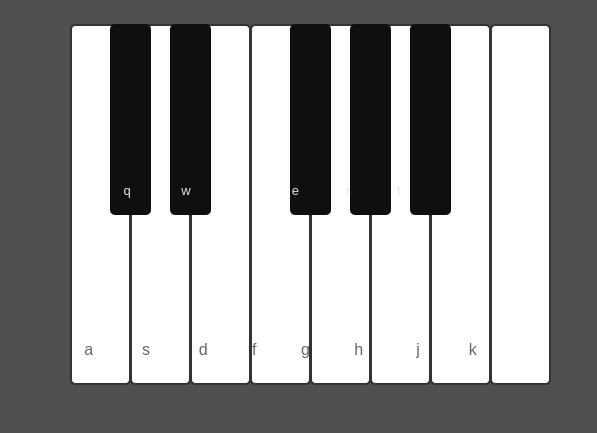
<?xml version="1.0" encoding="UTF-8"?>
<ui version="4.0">
 <class>MainWindow</class>
 <widget class="QMainWindow" name="MainWindow">
  <property name="geometry">
   <rect>
    <x>0</x>
    <y>0</y>
    <width>597</width>
    <height>433</height>
   </rect>
  </property>
  <property name="windowTitle">
   <string>MainWindow</string>
  </property>
  <property name="styleSheet">
   <string notr="true">background-color: rgb(79, 79, 79)</string>
  </property>
  <widget class="QWidget" name="centralwidget">
   <widget class="QPushButton" name="do_2">
    <property name="geometry">
     <rect>
      <x>70</x>
      <y>24</y>
      <width>61</width>
      <height>361</height>
     </rect>
    </property>
    <property name="styleSheet">
     <string notr="true">background: white;
border: 2px solid rgb(51, 51, 54);
color: rgb(202, 202, 202);
border-radius: 5px</string>
    </property>
    <property name="text">
     <string/>
    </property>
   </widget>
   <widget class="QPushButton" name="re">
    <property name="geometry">
     <rect>
      <x>130</x>
      <y>24</y>
      <width>61</width>
      <height>361</height>
     </rect>
    </property>
    <property name="styleSheet">
     <string notr="true">background: white;
border: 2px solid rgb(51, 51, 54);
color: rgb(202, 202, 202);
border-radius: 5px</string>
    </property>
    <property name="text">
     <string/>
    </property>
   </widget>
   <widget class="QPushButton" name="mi">
    <property name="geometry">
     <rect>
      <x>190</x>
      <y>24</y>
      <width>61</width>
      <height>361</height>
     </rect>
    </property>
    <property name="styleSheet">
     <string notr="true">background: white;
border: 2px solid rgb(51, 51, 54);
color: rgb(202, 202, 202);
border-radius: 5px</string>
    </property>
    <property name="text">
     <string/>
    </property>
   </widget>
   <widget class="QPushButton" name="fa">
    <property name="geometry">
     <rect>
      <x>250</x>
      <y>24</y>
      <width>61</width>
      <height>361</height>
     </rect>
    </property>
    <property name="styleSheet">
     <string notr="true">background: white;
border: 2px solid rgb(51, 51, 54);
color: rgb(202, 202, 202);
border-radius: 5px</string>
    </property>
    <property name="text">
     <string/>
    </property>
   </widget>
   <widget class="QPushButton" name="sol">
    <property name="geometry">
     <rect>
      <x>310</x>
      <y>24</y>
      <width>61</width>
      <height>361</height>
     </rect>
    </property>
    <property name="styleSheet">
     <string notr="true">background: white;
border: 2px solid rgb(51, 51, 54);
color: rgb(202, 202, 202);
border-radius: 5px</string>
    </property>
    <property name="text">
     <string/>
    </property>
   </widget>
   <widget class="QPushButton" name="la">
    <property name="geometry">
     <rect>
      <x>370</x>
      <y>24</y>
      <width>61</width>
      <height>361</height>
     </rect>
    </property>
    <property name="styleSheet">
     <string notr="true">background: white;
border: 2px solid rgb(51, 51, 54);
color: rgb(202, 202, 202);
border-radius: 5px</string>
    </property>
    <property name="text">
     <string/>
    </property>
   </widget>
   <widget class="QPushButton" name="si">
    <property name="geometry">
     <rect>
      <x>430</x>
      <y>24</y>
      <width>61</width>
      <height>361</height>
     </rect>
    </property>
    <property name="styleSheet">
     <string notr="true">background: white;
border: 2px solid rgb(51, 51, 54);
color: rgb(202, 202, 202);
border-radius: 5px</string>
    </property>
    <property name="text">
     <string/>
    </property>
   </widget>
   <widget class="QPushButton" name="do2">
    <property name="geometry">
     <rect>
      <x>490</x>
      <y>24</y>
      <width>61</width>
      <height>361</height>
     </rect>
    </property>
    <property name="styleSheet">
     <string notr="true">background: white;
border: 2px solid rgb(51, 51, 54);
color: rgb(202, 202, 202);
border-radius: 5px</string>
    </property>
    <property name="text">
     <string/>
    </property>
   </widget>
   <widget class="QPushButton" name="dodiez">
    <property name="geometry">
     <rect>
      <x>110</x>
      <y>24</y>
      <width>41</width>
      <height>191</height>
     </rect>
    </property>
    <property name="styleSheet">
     <string notr="true">background-color: rgb(15, 15, 16);
border-radius: 5px</string>
    </property>
    <property name="text">
     <string/>
    </property>
   </widget>
   <widget class="QPushButton" name="rediez">
    <property name="geometry">
     <rect>
      <x>170</x>
      <y>24</y>
      <width>41</width>
      <height>191</height>
     </rect>
    </property>
    <property name="styleSheet">
     <string notr="true">background-color: rgb(15, 15, 16);
border-radius: 5px</string>
    </property>
    <property name="text">
     <string/>
    </property>
   </widget>
   <widget class="QPushButton" name="fadiez">
    <property name="geometry">
     <rect>
      <x>290</x>
      <y>24</y>
      <width>41</width>
      <height>191</height>
     </rect>
    </property>
    <property name="styleSheet">
     <string notr="true">background-color: rgb(15, 15, 16);
border-radius: 5px</string>
    </property>
    <property name="text">
     <string/>
    </property>
   </widget>
   <widget class="QPushButton" name="soldiez">
    <property name="geometry">
     <rect>
      <x>350</x>
      <y>24</y>
      <width>41</width>
      <height>191</height>
     </rect>
    </property>
    <property name="styleSheet">
     <string notr="true">background-color: rgb(15, 15, 16);
border-radius: 5px</string>
    </property>
    <property name="text">
     <string/>
    </property>
   </widget>
   <widget class="QPushButton" name="ladiez">
    <property name="geometry">
     <rect>
      <x>410</x>
      <y>24</y>
      <width>41</width>
      <height>191</height>
     </rect>
    </property>
    <property name="styleSheet">
     <string notr="true">background-color: rgb(15, 15, 16);
border-radius: 5px</string>
    </property>
    <property name="text">
     <string/>
    </property>
   </widget>
   <widget class="QLabel" name="label">
    <property name="geometry">
     <rect>
      <x>80</x>
      <y>334</y>
      <width>471</width>
      <height>31</height>
     </rect>
    </property>
    <property name="font">
     <font>
      <pointsize>12</pointsize>
     </font>
    </property>
    <property name="layoutDirection">
     <enum>Qt::RightToLeft</enum>
    </property>
    <property name="styleSheet">
     <string notr="true">background-color: none;
color: rgb(103, 103, 103);</string>
    </property>
    <property name="text">
     <string> a           s           d          f          g          h            j           k     </string>
    </property>
    <property name="alignment">
     <set>Qt::AlignLeading|Qt::AlignLeft|Qt::AlignVCenter</set>
    </property>
   </widget>
   <widget class="QLabel" name="label_2">
    <property name="geometry">
     <rect>
      <x>120</x>
      <y>180</y>
      <width>361</width>
      <height>20</height>
     </rect>
    </property>
    <property name="font">
     <font>
      <pointsize>10</pointsize>
     </font>
    </property>
    <property name="layoutDirection">
     <enum>Qt::RightToLeft</enum>
    </property>
    <property name="styleSheet">
     <string notr="true">color: rgb(229, 229, 229);
background: none</string>
    </property>
    <property name="text">
     <string> q              w                            e             r             t                 </string>
    </property>
    <property name="alignment">
     <set>Qt::AlignLeading|Qt::AlignLeft|Qt::AlignVCenter</set>
    </property>
   </widget>
  </widget>
  <widget class="QMenuBar" name="menubar">
   <property name="geometry">
    <rect>
     <x>0</x>
     <y>0</y>
     <width>597</width>
     <height>21</height>
    </rect>
   </property>
  </widget>
  <widget class="QStatusBar" name="statusbar"/>
 </widget>
 <resources/>
 <connections/>
</ui>
